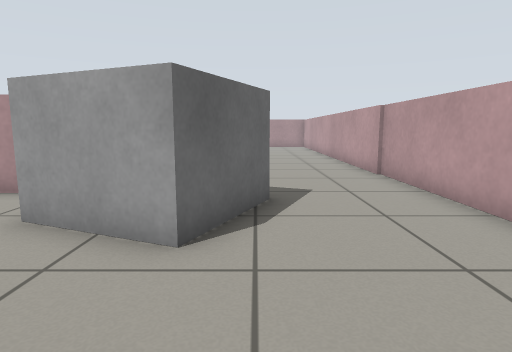
[1] (above)

24 first-person views from a walk through a Gazebo world. The camera is 0.66 m above the floor, tilts 8° down and sees 75° across. Floor lines are 1 m apart. The floor is counted in squares, 0.5 m on a side. Each view is taken from the middle of a square. On the plan, view 1 faces up. The plan holds only what a view shows up to about 14 squares ahead; the rest is blank. The place goes on beyond the plan. Surface patterns are stand-ins for the level's own textures.

[2]
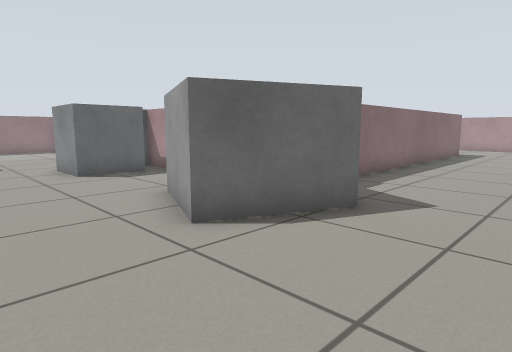

[3]
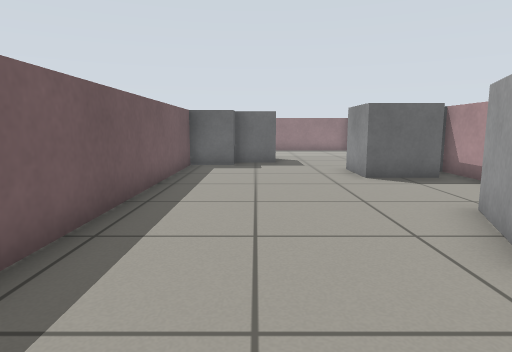

[4]
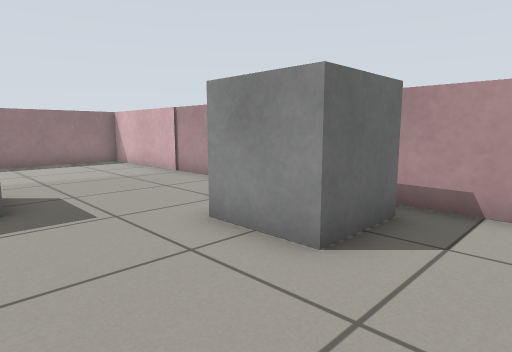

[5]
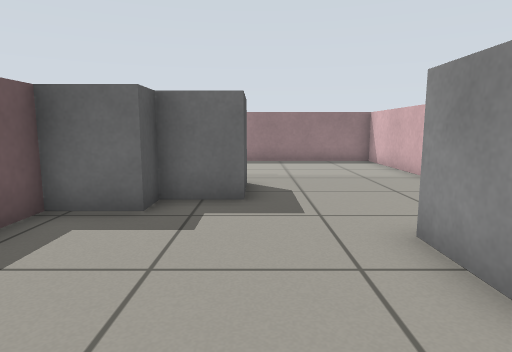

[6]
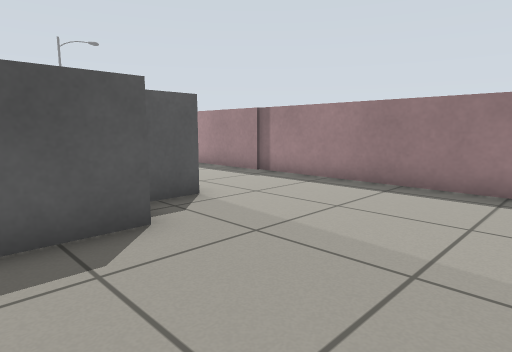

[7]
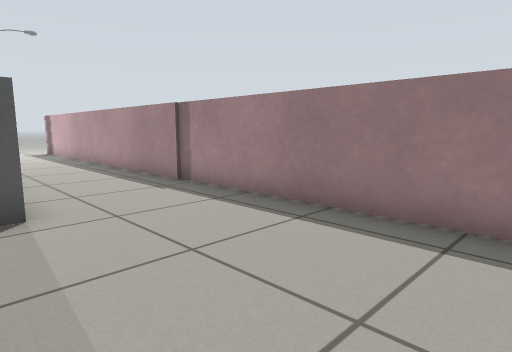

[8]
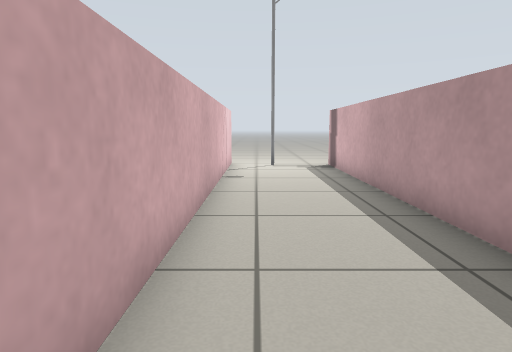

[9]
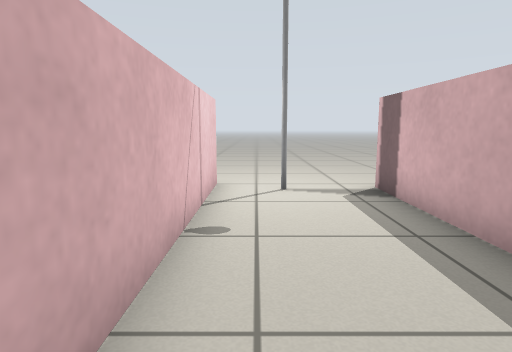

[10]
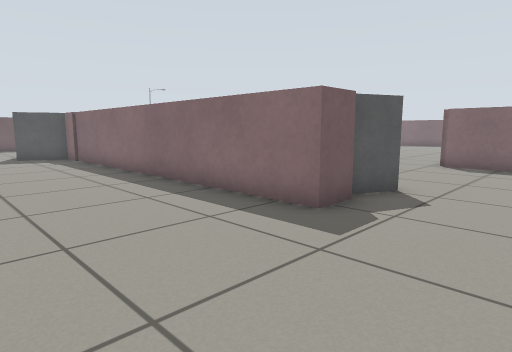

[11]
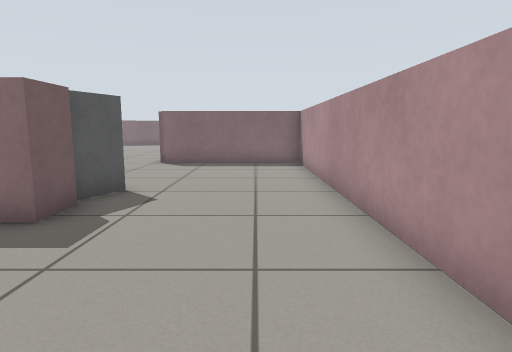

[12]
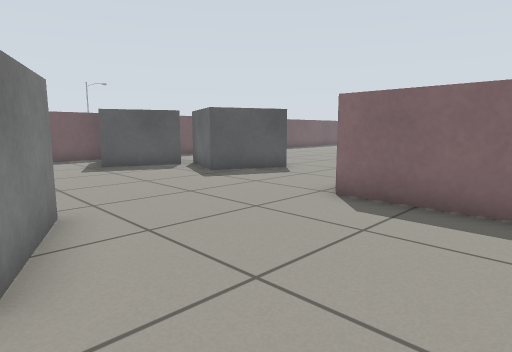

[13]
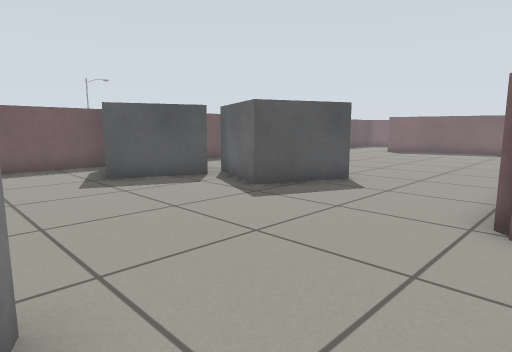

[14]
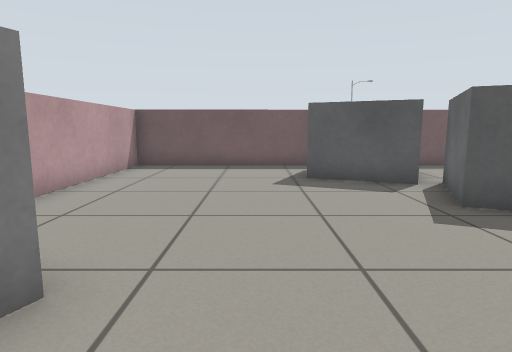

[15]
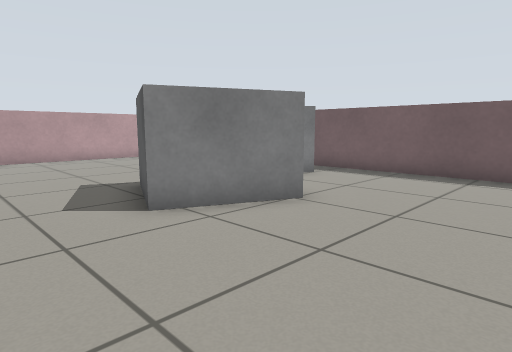

[16]
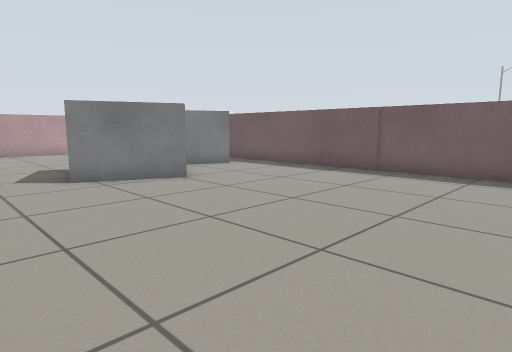

[17]
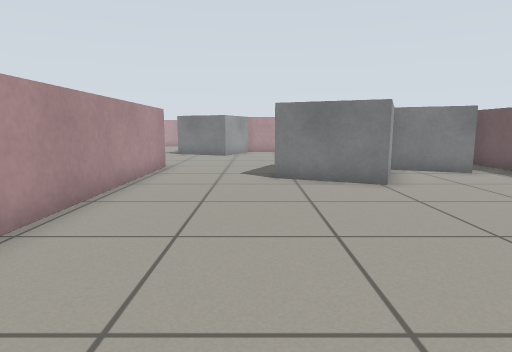

[18]
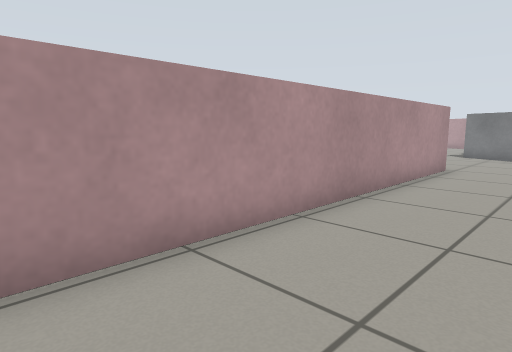

[19]
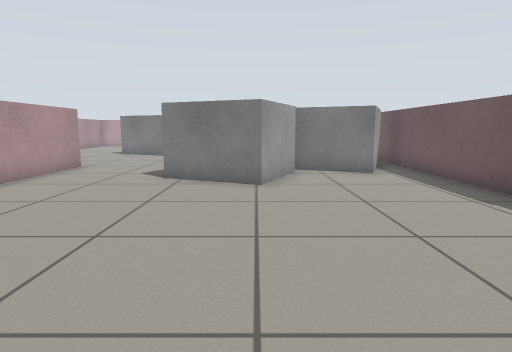

[20]
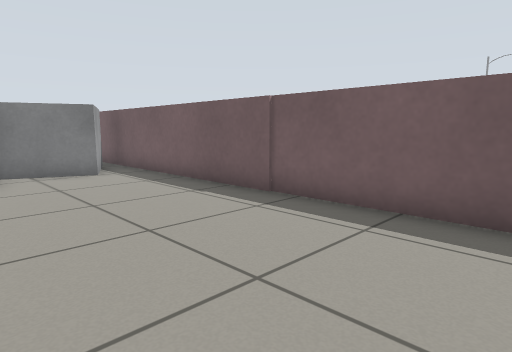

[21]
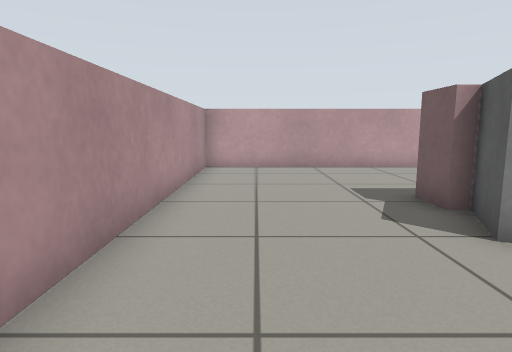

[22]
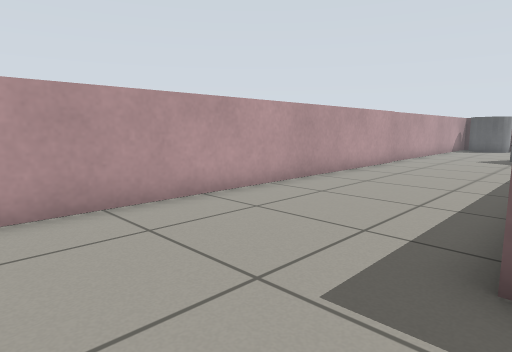

[23]
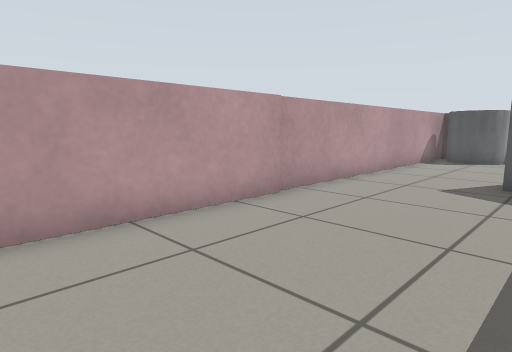

[24]
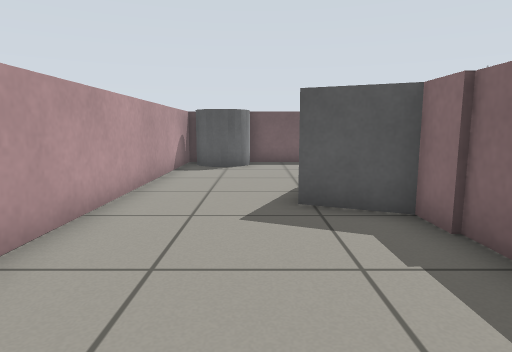

### Floor plan
Points are (right, up) in squares from view 1. A wall is a line through its corners. A room is listed if a view was taken in it or the views show most of it. See-through windows are left out.
Room 1 (views 1, 2, 3, 4, 5, 6, 7, 8, 9, 10, 11, 22, 23, 24)
walls: (-4.8, 6.8) (-8.3, 6.8); (-9.5, -1.4) (1.1, -1.4); (-12.7, 6.8) (-18.8, 6.8) (-18.8, -14.6); (3.6, -1.4) (3.6, 24.8) (-2.5, 24.8); (-2.6, 19.9) (-1.6, 19.9) (-1.6, 7.5); (-15.1, -15.1) (-15.1, -3.1)
ways out: opening at (-2, 22.5) to room 2; opening at (-19.5, -16.5); opening at (-14.5, -17)
objects: lamp (-17, -14); grey box (-15, 0) to (-14, 0); grey box (-13, 1) to (-11, 2); grey box (-11, -1) to (-10, 0); grey box (-9, 4) to (-7, 6); grey box (-3, 4) to (0, 7); grey cylinder (1, -1) to (3, 0)
Room 2 (views 12, 13, 14, 15, 16, 17, 18, 19, 20, 21)
walls: (-21.4, 7.8) (-2.7, 7.9) (-2.7, 16); (-2.5, 24.8) (-9.9, 24.7) (-9.9, 19.2) (-21.7, 19.2)
ways out: opening at (-2, 22.5) to room 1
objects: grey box (-14, 12) to (-11, 15); grey box (-12, 9) to (-8, 12); grey box (-5, 18) to (-3, 20)

Where each view was taken, in squares from view 1:
view 1: 0 up, 0 right, facing up
view 2: 1 up, 3 right, facing up-left
view 3: 1 up, 2 right, facing left
view 4: 1 up, 5 left, facing up-left
view 5: 2 up, 5 left, facing left
view 6: 6 up, 11 left, facing down-left
view 7: 6 up, 14 left, facing down-left
view 8: 2 down, 16 left, facing down
view 9: 7 down, 16 left, facing down
view 10: 23 up, 3 right, facing down-left
view 11: 23 up, 3 right, facing left
view 12: 23 up, 4 left, facing down-left
view 13: 20 up, 5 left, facing down-left
view 14: 20 up, 7 left, facing down
view 15: 18 up, 18 left, facing down-right
view 16: 18 up, 22 left, facing down-right
view 17: 16 up, 22 left, facing right
view 18: 16 up, 22 left, facing up-right
view 19: 13 up, 22 left, facing right
view 20: 13 up, 22 left, facing down-right
view 21: 23 up, 8 left, facing right
view 22: 23 up, 2 left, facing down-right
view 23: 15 up, 1 left, facing down-right
view 24: 12 up, 1 right, facing down
